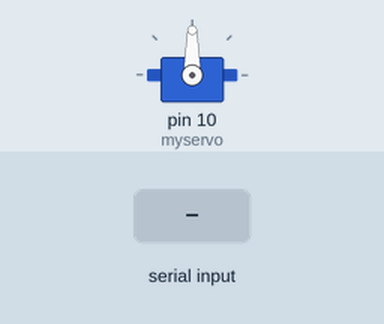
A sketch run on a simulated Arduino Uno, built with avr-gcc and run on an emulated ATmega328P. Parts: servo. The test bench sets the inputs (shaded band).

Above: at 1.2 s.
1.3 s: "90,45\n" received over Serial
At 2.31 s:
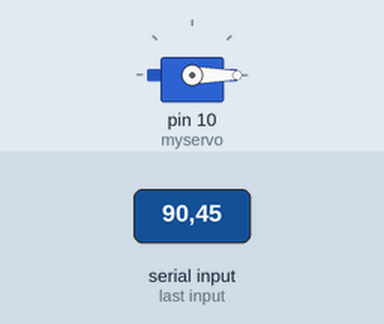
At 13.6 s:
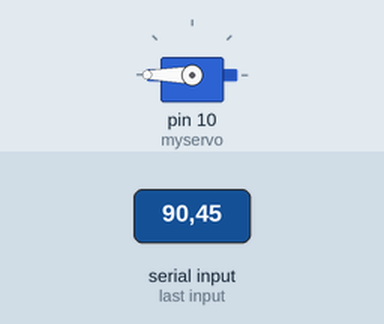
Timing chart, 0 to 19.3 s (numbered marks = the images above; inputs shaded):
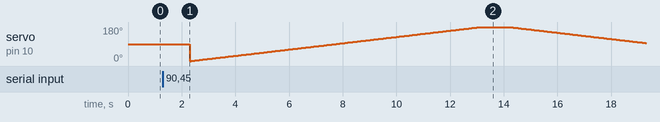

The sketch:

pruebas.ino
```cpp
#include <Servo.h>

Servo myservo;  // create servo object to control a servo
// twelve servo objects can be created on most boards

int pos = 0;    // variable to store the servo position
int maxPos = 45;

int rStat = 5; //Initializing pin 8 of Arduino as the led pin
int gStat = 6;
int bStat = 7;

// int button_pin = 7;  //Initializing pin 7 of Arduino as the button pin
// int button_state = 0;  //Initializes a variable for storing the button state
int incoming_state = 0;  //Initializes a variable for storing the incoming data from Arduino

void posVasos();

void setup(){
  pinMode(rStat, OUTPUT); //Declaring led pin as output pin
  // pinMode(button_pin, INPUT); //Declaring button pin as the input pin.

  myservo.attach(10);  // attaches the servo on pin 9 to the servo object

  Serial.begin(9600);  //Started the serial communication at 9600 baudrate
}

void loop(){
  digitalWrite(rStat, 1);
  digitalWrite(gStat, 1);
  digitalWrite(bStat, 1);

  if (Serial.available() > 0){  //Looking for incoming data
    incoming_state = Serial.read() - '0';  //Reading the data
    if (incoming_state > 0){
      digitalWrite(rStat, 0);  //Making the LED light up or down
      delay (1000);
      posVasos();
    }
  }

  // button_state = digitalRead(button_pin); //Reading the button state
  // Serial.println(button_state);  //Sending the data over serial to Raspberry pi
  // Serial.flush();
}

void posVasos() {
  // Calibration
  for (pos = 0; pos <= 180; pos += 1) { // goes from 180 degrees to 0 degrees
    myservo.write(pos);              // tell servo to go to position in variable 'pos'
    delay(60);                       // waits 15ms for the servo to reach the position
  }
delay (1000);

  for (pos = 180; pos >= 25; pos -= 1) { // goes from 180 degrees to 0 degrees
    myservo.write(pos);              // tell servo to go to position in variable 'pos'
    delay(60);                       // waits 15ms for the servo to reach the position
  }
  delay(3000);
  for (pos = 25; pos >= 0; pos -= 1) { // goes from 180 degrees to 0 degrees
    myservo.write(pos);              // tell servo to go to position in variable 'pos'
    delay(60);                       // waits 15ms for the servo to reach the position
  }
  delay(3000);


  for (pos = 0; pos <= 90; pos += 1) { // goes from 180 degrees to 0 degrees
    myservo.write(pos);              // tell servo to go to position in variable 'pos'
    delay(60);                       // waits 15ms for the servo to reach the position
  }
  delay(10000);

  for (pos = 90; pos <= 180; pos += 1) { // goes from 180 degrees to 0 degrees
    myservo.write(pos);              // tell servo to go to position in variable 'pos'
    delay(60);                       // waits 15ms for the servo to reach the position
  }
  delay(10000);
}
```
